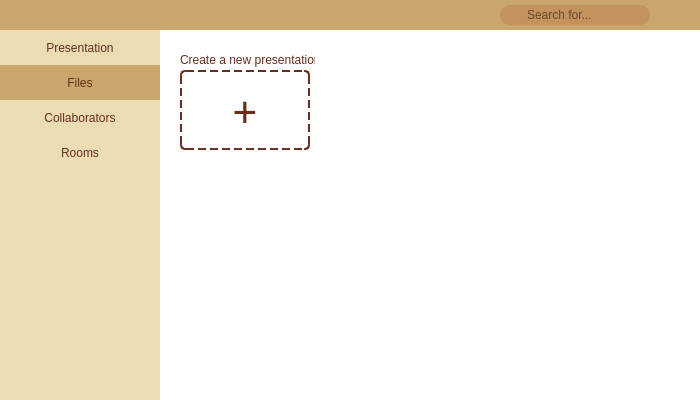
<?xml version="1.0" encoding="UTF-8"?>
<ui version="4.0">
 <class>Dialog</class>
 <widget class="QDialog" name="Dialog">
  <property name="geometry">
   <rect>
    <x>0</x>
    <y>0</y>
    <width>700</width>
    <height>400</height>
   </rect>
  </property>
  <property name="contextMenuPolicy">
   <enum>Qt::DefaultContextMenu</enum>
  </property>
  <property name="windowTitle">
   <string>Dialog</string>
  </property>
  <property name="styleSheet">
   <string notr="true">background-color: rgb(255, 255, 255);font-family: 'Montserrat', sans-serif;</string>
  </property>
  <widget class="QLabel" name="orizontalBar">
   <property name="geometry">
    <rect>
     <x>0</x>
     <y>0</y>
     <width>700</width>
     <height>30</height>
    </rect>
   </property>
   <property name="styleSheet">
    <string notr="true">background-color:#C9A66B;</string>
   </property>
   <property name="text">
    <string/>
   </property>
  </widget>
  <widget class="QLabel" name="lateralMenu">
   <property name="geometry">
    <rect>
     <x>0</x>
     <y>30</y>
     <width>160</width>
     <height>370</height>
    </rect>
   </property>
   <property name="styleSheet">
    <string notr="true">background-color:#EBDCB2</string>
   </property>
   <property name="text">
    <string/>
   </property>
  </widget>
  <widget class="QLabel" name="presentationLabel">
   <property name="geometry">
    <rect>
     <x>0</x>
     <y>30</y>
     <width>160</width>
     <height>35</height>
    </rect>
   </property>
   <property name="cursor">
    <cursorShape>PointingHandCursor</cursorShape>
   </property>
   <property name="styleSheet">
    <string notr="true">#presentationLabel{
background-color:#EBDCB2;
color : #662E1C;
}
#presentationLabel::hover{
background-color:#c49d5d;
}</string>
   </property>
   <property name="text">
    <string>Presentation</string>
   </property>
   <property name="alignment">
    <set>Qt::AlignCenter</set>
   </property>
  </widget>
  <widget class="QLabel" name="filesLabel">
   <property name="geometry">
    <rect>
     <x>0</x>
     <y>65</y>
     <width>160</width>
     <height>35</height>
    </rect>
   </property>
   <property name="cursor">
    <cursorShape>PointingHandCursor</cursorShape>
   </property>
   <property name="styleSheet">
    <string notr="true">#filesLabel{
background-color:#C9A66B;
color : #662E1C;
}
#filesLabel::hover{
background-color:#c49d5d;
}</string>
   </property>
   <property name="text">
    <string>Files</string>
   </property>
   <property name="alignment">
    <set>Qt::AlignCenter</set>
   </property>
  </widget>
  <widget class="QLabel" name="collabLabel">
   <property name="geometry">
    <rect>
     <x>0</x>
     <y>100</y>
     <width>160</width>
     <height>35</height>
    </rect>
   </property>
   <property name="cursor">
    <cursorShape>PointingHandCursor</cursorShape>
   </property>
   <property name="styleSheet">
    <string notr="true">#collabLabel{
background-color:#EBDCB2;
color : #662E1C;
}
#collabLabel::hover{
background-color:#c49d5d;
}</string>
   </property>
   <property name="text">
    <string>Collaborators</string>
   </property>
   <property name="alignment">
    <set>Qt::AlignCenter</set>
   </property>
  </widget>
  <widget class="QLabel" name="roomsLabel">
   <property name="geometry">
    <rect>
     <x>0</x>
     <y>135</y>
     <width>160</width>
     <height>35</height>
    </rect>
   </property>
   <property name="cursor">
    <cursorShape>PointingHandCursor</cursorShape>
   </property>
   <property name="styleSheet">
    <string notr="true">#roomsLabel{
background-color:#EBDCB2;
color : #662E1C;
}
#roomsLabel::hover{
background-color:#c49d5d;
}
</string>
   </property>
   <property name="text">
    <string>Rooms</string>
   </property>
   <property name="alignment">
    <set>Qt::AlignCenter</set>
   </property>
  </widget>
  <widget class="QLabel" name="arrowIcon">
   <property name="geometry">
    <rect>
     <x>10</x>
     <y>5</y>
     <width>20</width>
     <height>20</height>
    </rect>
   </property>
   <property name="cursor">
    <cursorShape>PointingHandCursor</cursorShape>
   </property>
   <property name="styleSheet">
    <string notr="true">#arrowIcon{
background-color:none;
}
#arrowIcon::hover{
background-color:#a18555;
}</string>
   </property>
   <property name="text">
    <string/>
   </property>
   <property name="pixmap">
    <pixmap>Images/back_arrow.png</pixmap>
   </property>
   <property name="scaledContents">
    <bool>true</bool>
   </property>
  </widget>
  <widget class="QLabel" name="presentationIcon">
   <property name="geometry">
    <rect>
     <x>15</x>
     <y>38</y>
     <width>21</width>
     <height>21</height>
    </rect>
   </property>
   <property name="styleSheet">
    <string notr="true">background-color:none;</string>
   </property>
   <property name="text">
    <string/>
   </property>
   <property name="pixmap">
    <pixmap>Images/present.png</pixmap>
   </property>
   <property name="scaledContents">
    <bool>true</bool>
   </property>
  </widget>
  <widget class="QLabel" name="filesIcon">
   <property name="geometry">
    <rect>
     <x>15</x>
     <y>73</y>
     <width>21</width>
     <height>21</height>
    </rect>
   </property>
   <property name="styleSheet">
    <string notr="true">background-color:none;</string>
   </property>
   <property name="text">
    <string/>
   </property>
   <property name="pixmap">
    <pixmap>Images/file.png</pixmap>
   </property>
   <property name="scaledContents">
    <bool>true</bool>
   </property>
  </widget>
  <widget class="QLabel" name="collabIcon">
   <property name="geometry">
    <rect>
     <x>15</x>
     <y>108</y>
     <width>21</width>
     <height>21</height>
    </rect>
   </property>
   <property name="styleSheet">
    <string notr="true">background-color:none;</string>
   </property>
   <property name="text">
    <string/>
   </property>
   <property name="pixmap">
    <pixmap>Images/collab.png</pixmap>
   </property>
   <property name="scaledContents">
    <bool>true</bool>
   </property>
  </widget>
  <widget class="QLabel" name="roomsIcon">
   <property name="geometry">
    <rect>
     <x>15</x>
     <y>143</y>
     <width>21</width>
     <height>21</height>
    </rect>
   </property>
   <property name="autoFillBackground">
    <bool>false</bool>
   </property>
   <property name="styleSheet">
    <string notr="true">background-color:none;</string>
   </property>
   <property name="text">
    <string/>
   </property>
   <property name="pixmap">
    <pixmap>Images/room.png</pixmap>
   </property>
   <property name="scaledContents">
    <bool>true</bool>
   </property>
  </widget>
  <widget class="QLineEdit" name="searchInput">
   <property name="geometry">
    <rect>
     <x>500</x>
     <y>5</y>
     <width>150</width>
     <height>20</height>
    </rect>
   </property>
   <property name="styleSheet">
    <string notr="true">#searchInput{
background-color:rgb(175, 68, 37, 51); border-radius: 10px; border:none; padding-left:25px
}
#searchInput::hover{
cursor:text;
}</string>
   </property>
   <property name="placeholderText">
    <string>Search for...</string>
   </property>
  </widget>
  <widget class="QLabel" name="userIcon">
   <property name="geometry">
    <rect>
     <x>670</x>
     <y>1</y>
     <width>28</width>
     <height>28</height>
    </rect>
   </property>
   <property name="cursor">
    <cursorShape>PointingHandCursor</cursorShape>
   </property>
   <property name="styleSheet">
    <string notr="true">#userIcon{
background-color:none;
}
#userIcon::hover{
background-color:#a18555;
}</string>
   </property>
   <property name="text">
    <string/>
   </property>
   <property name="pixmap">
    <pixmap>Images/profile_image.png</pixmap>
   </property>
   <property name="scaledContents">
    <bool>true</bool>
   </property>
  </widget>
  <widget class="QLabel" name="addLabel">
   <property name="geometry">
    <rect>
     <x>180</x>
     <y>70</y>
     <width>130</width>
     <height>80</height>
    </rect>
   </property>
   <property name="font">
    <font>
     <family>Montserrat,sans-serif</family>
     <pointsize>33</pointsize>
     <weight>50</weight>
     <bold>false</bold>
    </font>
   </property>
   <property name="cursor">
    <cursorShape>PointingHandCursor</cursorShape>
   </property>
   <property name="styleSheet">
    <string notr="true">#addLabel{
background: #FFFFFF;
border: 2px dashed #662E1C;
box-sizing: border-box;
box-shadow: 0px 4px 4px rgba(0, 0, 0, 0.25);
border-radius: 5px;
color : #662E1C;
}
#addLabel:hover{
	border: 2px solid #662E1C;
}</string>
   </property>
   <property name="text">
    <string>+</string>
   </property>
   <property name="alignment">
    <set>Qt::AlignCenter</set>
   </property>
  </widget>
  <widget class="QLabel" name="createLabel">
   <property name="geometry">
    <rect>
     <x>180</x>
     <y>50</y>
     <width>135</width>
     <height>20</height>
    </rect>
   </property>
   <property name="cursor">
    <cursorShape>PointingHandCursor</cursorShape>
   </property>
   <property name="styleSheet">
    <string notr="true">#createLabel {
color : #662E1C;
}
#createLabel:hover {
color : #af4425;
}</string>
   </property>
   <property name="text">
    <string>Create a new presentation</string>
   </property>
  </widget>
  <widget class="QLabel" name="searchIcon">
   <property name="geometry">
    <rect>
     <x>505</x>
     <y>7</y>
     <width>15</width>
     <height>15</height>
    </rect>
   </property>
   <property name="cursor">
    <cursorShape>PointingHandCursor</cursorShape>
   </property>
   <property name="styleSheet">
    <string notr="true">background-color:none;</string>
   </property>
   <property name="text">
    <string/>
   </property>
   <property name="pixmap">
    <pixmap>Images/lupa_png.png</pixmap>
   </property>
   <property name="scaledContents">
    <bool>true</bool>
   </property>
  </widget>
 </widget>
 <resources/>
 <connections/>
</ui>
